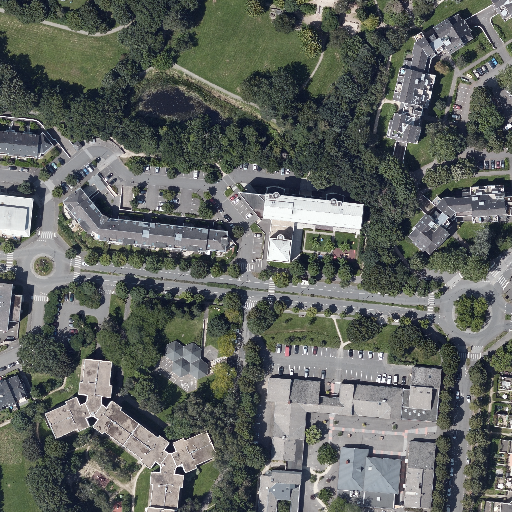
#> input picture Methodes_Algorithmiques/UI/images_to_segment/mosaic1352646-7225597-1352902.0-7225853.0.png, 512 x 512 px, found by its file name; its folder holds only this picture in this run
$ python Process_roads.py
#> lines starting #> are read from the running program, lines starting #| are printed output that depends on the picture; after the words box and inside, x2 and y2 are one past the last pixel; in counts of white or black regions, pixels touching at a corner belong together
import numpy as np
import cv2
import os

# Fonction pour charger l'orthophotographie
def load_orthophoto(folder, file):
    img = cv2.imread(folder + file, cv2.IMREAD_COLOR)
#> img is the input picture: shape (512, 512, 3); mean B, G, R 96.3, 101.1, 96.5
    dims_string = file[6:-4]
    dims_string = dims_string.split("-")
    pic_min_x, pic_min_y = float(dims_string[0]), float(dims_string[1])
    pic_max_x, pic_max_y = float(dims_string[2]), float(dims_string[3])
    return img, pic_min_x, pic_min_y, pic_max_x, pic_max_y

# Fonction pour remplacer la végétation par la médiane des pixels voisins avec un renforcement
def replace_vegetation_with_stronger_median(image, green_lower_bound=(10, 15, 15), green_upper_bound=(100, 255, 255), window_size=7, strength=1.5):
    # Convertir l'image en HSV pour faciliter la détection des couleurs
    hsv_image = cv2.cvtColor(image, cv2.COLOR_BGR2HSV)

    # Créer un masque pour détecter la végétation (couleur verte)
    lower_green = np.array(green_lower_bound)  # Limites minimales pour la couleur verte
    upper_green = np.array(green_upper_bound)  # Limites maximales pour la couleur verte
    mask_vegetation = cv2.inRange(hsv_image, lower_green, upper_green)

    # Obtenir les dimensions de l'image
    height, width, _ = image.shape

    # Créer une copie de l'image pour les modifications
    modified_image = image.copy()

    # Parcourir tous les pixels de l'image
    for y in range(height):
        for x in range(width):
            # Si c'est un pixel de végétation
            if mask_vegetation[y, x] > 0:
                # Définir la fenêtre autour du pixel (prend une zone carrée de taille window_size x window_size)
                y_min = max(y - window_size // 2, 0)
                y_max = min(y + window_size // 2 + 1, height)
                x_min = max(x - window_size // 2, 0)
                x_max = min(x + window_size // 2 + 1, width)

                # Extraire la fenêtre autour du pixel
                window = image[y_min:y_max, x_min:x_max]

                # Calculer la médiane pour chaque canal (BGR)
                median_value = np.median(window, axis=(0, 1))

                # Renforcer l'effet en multipliant par un facteur de 'strength' (affecte davantage la végétation)
                modified_value = median_value * strength

                # Limiter les valeurs entre 0 et 255 pour éviter les débordements
                modified_value = np.clip(modified_value, 0, 255)

                # Remplacer le pixel de végétation par la médiane calculée et renforcée
                modified_image[y, x] = modified_value

    return modified_image

# Dossier contenant les images
folder = "Methodes_Algorithmiques/UI/images_to_segment/"
file_list = os.listdir(folder)

for file in file_list:
    # Charger l'image
    road, pic_min_x, pic_min_y, pic_max_x, pic_max_y = load_orthophoto(folder, file)
#> pic_min_x = 1352646; pic_min_y = 7225597; pic_max_x = 1352902; pic_max_y = 7225853

    # Remplacer la végétation par la médiane des pixels voisins avec renforcement
    road_with_stronger_median = replace_vegetation_with_stronger_median(road.copy(), window_size=7, strength=1.5)  # Augmenter 'strength' pour un remplacement plus fort
#> in replace_vegetation_with_stronger_median, `hsv_image = cv2.cvtColor(image, cv2.COLOR_BGR2HSV)`: hsv_image: shape (512, 512, 3); mean H, S, V 75.2, 47.4, 105.5
#> in replace_vegetation_with_stronger_median, `mask_vegetation = cv2.inRange(hsv_image, lower_green, upper_green)`:
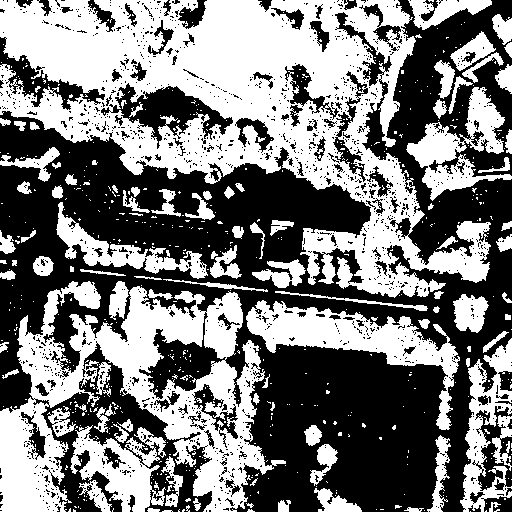
#> mask_vegetation: shape (512, 512); 48.4% white; 646 white regions (547 under 20 px), largest, box (x1, y1, x2, y2) and area: (0, 0, 491, 298) 59071, (0, 281, 286, 512) 26523, (246, 300, 460, 430) 7458
#> after the loop in replace_vegetation_with_stronger_median, `for y in range(height):`:
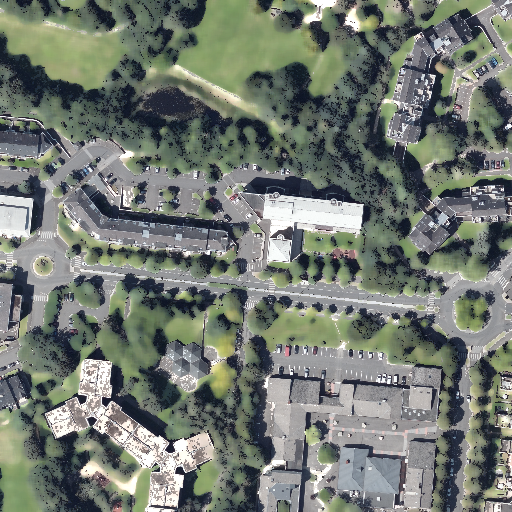
#> modified_image: shape (512, 512, 3); mean B, G, R 113.4, 121.6, 114.9


    # Filter out the white pixels
    hsv_image = cv2.cvtColor(road_with_stronger_median, cv2.COLOR_BGR2HSV)
#> hsv_image: shape (512, 512, 3); mean H, S, V 76.3, 46.8, 126
    lower_white = np.array([0, 0, 140])
    upper_white = np.array([180, 40, 255])
    mask = cv2.inRange(hsv_image, lower_white, upper_white)
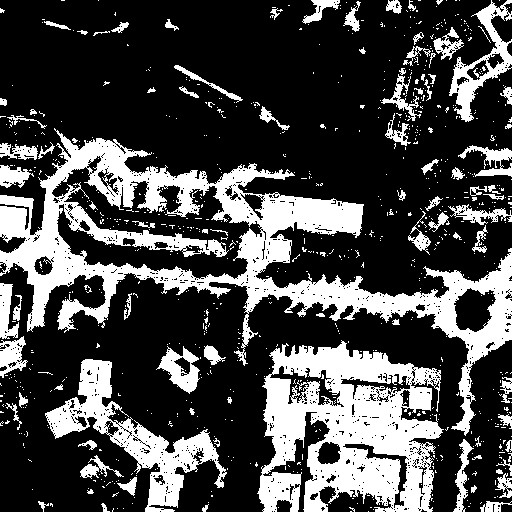
#> mask: shape (512, 512); 28.5% white; 837 white regions (747 under 20 px), largest, box (x1, y1, x2, y2) and area: (0, 128, 512, 436) 31784, (257, 340, 444, 512) 19889, (45, 359, 227, 512) 6860
    hsv_image[mask > 0] = [0, 0, 160]
#> hsv_image: shape (512, 512, 3); mean H, S, V 55.1, 43.9, 120.3
    road2 = cv2.cvtColor(hsv_image, cv2.COLOR_HSV2BGR)
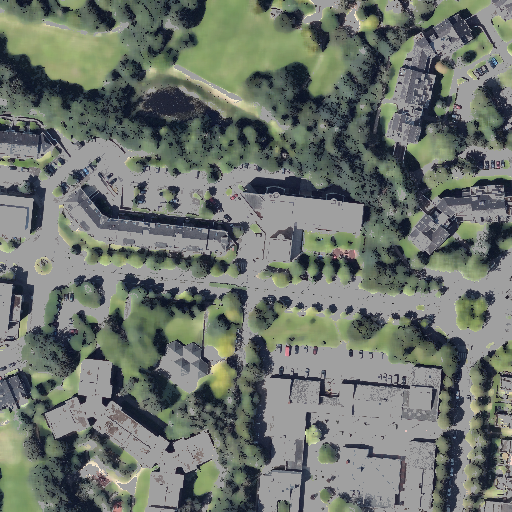
#> road2: shape (512, 512, 3); mean B, G, R 108.7, 116.7, 109.6
    # Concaténer l'image originale et l'image après remplacement
    concatenated_image = cv2.hconcat([road, road2])
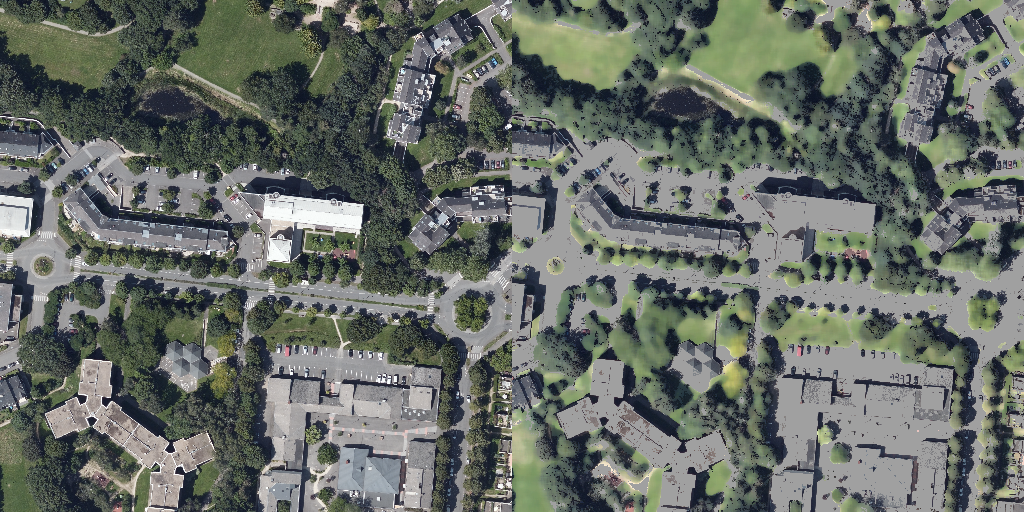
#> concatenated_image: shape (512, 1024, 3); mean B, G, R 102.5, 108.9, 103.1

    # Afficher les deux images côte à côte
    cv2.imshow("Original and Stronger Vegetation Replacement", concatenated_image)
    cv2.waitKey(0)

cv2.destroyAllWindows()

$ run again, on Methodes_Algorithmiques/UI/images_to_segment/mosaic1355090-7224178-1355346.0-7224434.0.png
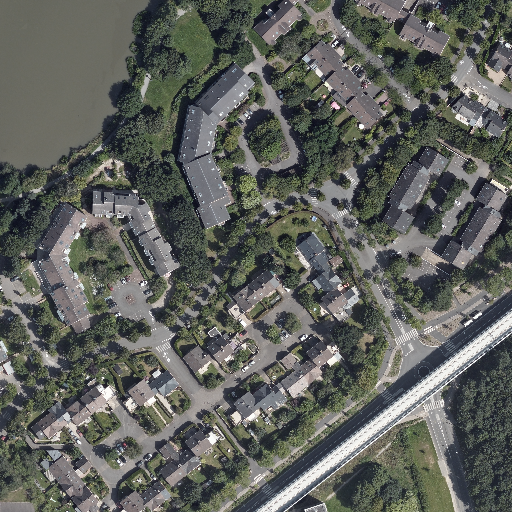
#> input picture Methodes_Algorithmiques/UI/images_to_segment/mosaic1355090-7224178-1355346.0-7224434.0.png, 512 x 512 px, found by its file name
#> in load_orthophoto, img is the input picture: shape (512, 512, 3); mean B, G, R 92.1, 97, 94.5
#> pic_min_x = 1355090; pic_min_y = 7224178; pic_max_x = 1355346; pic_max_y = 7224434
#> in replace_vegetation_with_stronger_median, `mask_vegetation = cv2.inRange(hsv_image, lower_green, upper_green)`:
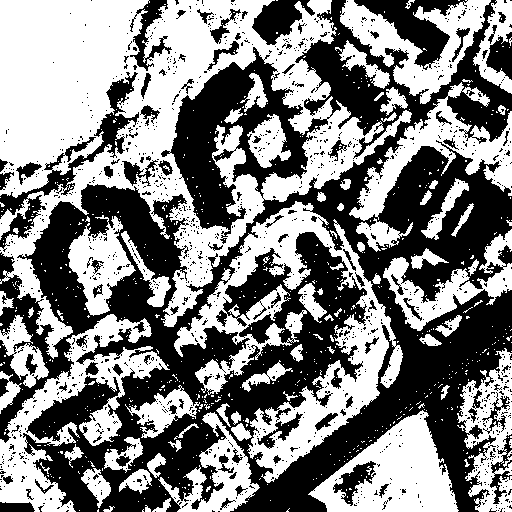
#> mask_vegetation: shape (512, 512); 50.9% white; 1262 black regions (1171 under 20 px), largest, box (x1, y1, x2, y2) and area: (0, 0, 512, 512) 108192, (0, 72, 139, 252) 3516, (354, 0, 468, 70) 2870
#> mask: shape (512, 512); 27.6% white; 1502 white regions (1359 under 20 px), largest, box (x1, y1, x2, y2) and area: (0, 0, 149, 170) 18470, (36, 202, 310, 512) 14632, (256, 311, 512, 512) 7073
#> `concatenated_image = cv2.hconcat([road, road2])`:
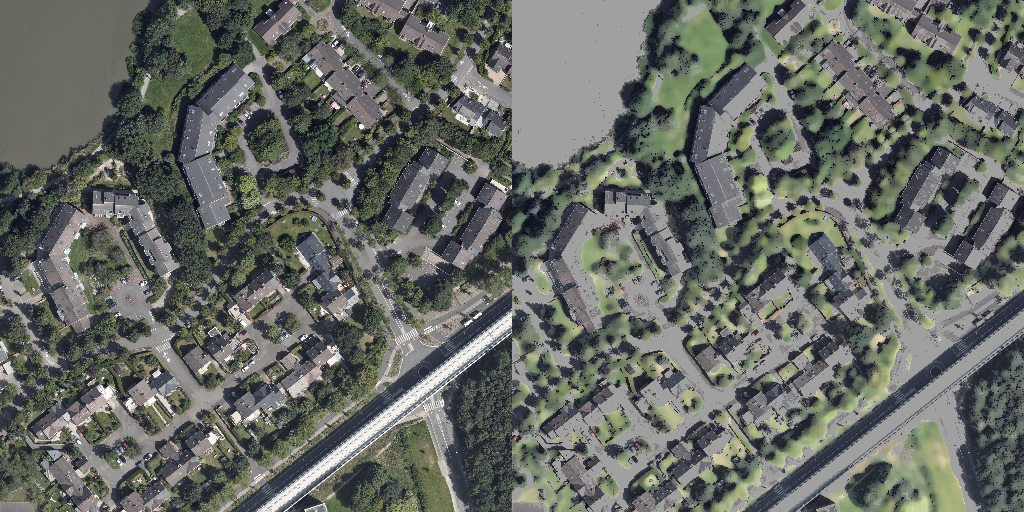
#> concatenated_image: shape (512, 1024, 3); mean B, G, R 100.8, 106.4, 102.8

$ run again, on Methodes_Algorithmiques/UI/images_to_segment/mosaic1358150-7223422-1358406.0-7223678.0.png
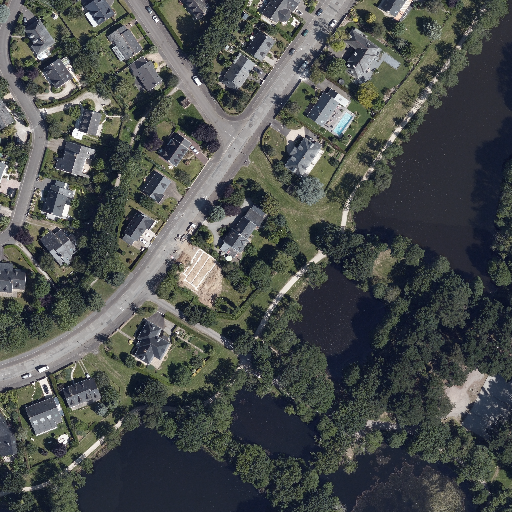
#> input picture Methodes_Algorithmiques/UI/images_to_segment/mosaic1358150-7223422-1358406.0-7223678.0.png, 512 x 512 px, found by its file name
#> in load_orthophoto, img is the input picture: shape (512, 512, 3); mean B, G, R 77.6, 79.7, 75.7
#> pic_min_x = 1358150; pic_min_y = 7223422; pic_max_x = 1358406; pic_max_y = 7223678
#> in replace_vegetation_with_stronger_median, `mask_vegetation = cv2.inRange(hsv_image, lower_green, upper_green)`:
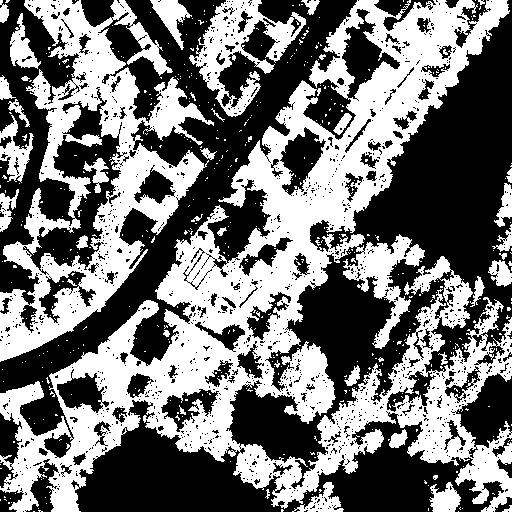
#> mask_vegetation: shape (512, 512); 45.7% white; 511 white regions (473 under 20 px), largest, box (x1, y1, x2, y2) and area: (0, 0, 512, 512) 80183, (0, 0, 214, 362) 25769, (189, 0, 306, 117) 4705
#> mask: shape (512, 512); 13.6% white; 912 white regions (828 under 20 px), largest, box (x1, y1, x2, y2) and area: (0, 0, 353, 396) 18081, (0, 73, 75, 234) 3396, (441, 369, 496, 424) 1189
#> `concatenated_image = cv2.hconcat([road, road2])`:
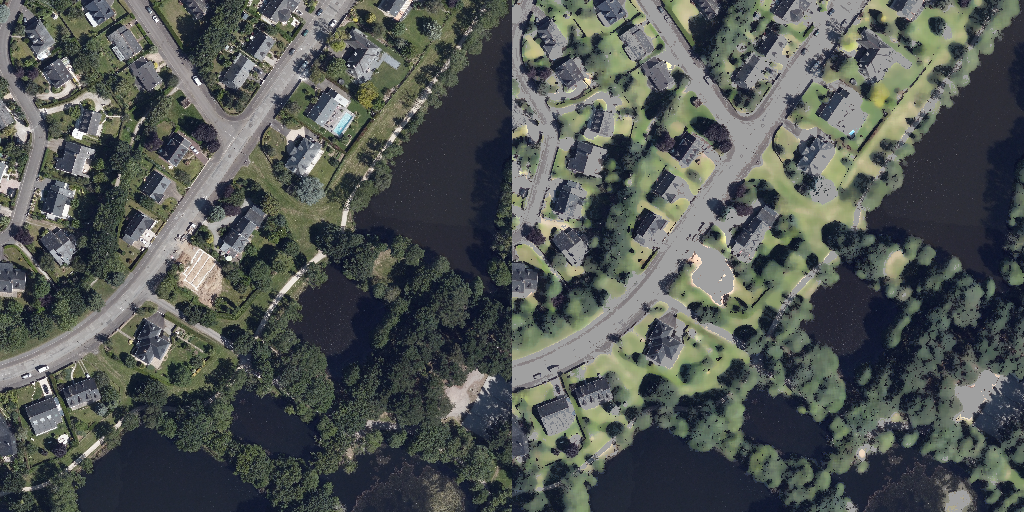
#> concatenated_image: shape (512, 1024, 3); mean B, G, R 84.2, 87.3, 82.4
